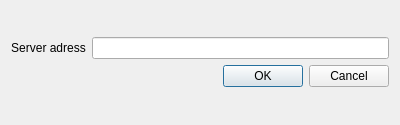
<?xml version="1.0" encoding="UTF-8"?>
<ui version="4.0">
 <class>ServerDialog</class>
 <widget class="QDialog" name="ServerDialog">
  <property name="windowModality">
   <enum>Qt::WindowModal</enum>
  </property>
  <property name="geometry">
   <rect>
    <x>0</x>
    <y>0</y>
    <width>400</width>
    <height>125</height>
   </rect>
  </property>
  <property name="windowTitle">
   <string>Server Dialog</string>
  </property>
  <layout class="QGridLayout" name="gridLayout_2">
   <item row="0" column="0">
    <layout class="QGridLayout" name="gridLayout">
     <item row="0" column="0">
      <widget class="QLabel" name="serverAdressLabel">
       <property name="text">
        <string>Server adress</string>
       </property>
       <property name="alignment">
        <set>Qt::AlignCenter</set>
       </property>
       <property name="wordWrap">
        <bool>false</bool>
       </property>
      </widget>
     </item>
     <item row="1" column="0" colspan="2">
      <widget class="QDialogButtonBox" name="buttonBox">
       <property name="orientation">
        <enum>Qt::Horizontal</enum>
       </property>
       <property name="standardButtons">
        <set>QDialogButtonBox::Cancel|QDialogButtonBox::Ok</set>
       </property>
      </widget>
     </item>
     <item row="0" column="1">
      <widget class="QLineEdit" name="serverAdressInput">
       <property name="placeholderText">
        <string/>
       </property>
      </widget>
     </item>
    </layout>
   </item>
  </layout>
 </widget>
 <resources/>
 <connections>
  <connection>
   <sender>buttonBox</sender>
   <signal>rejected()</signal>
   <receiver>ServerDialog</receiver>
   <slot>reject()</slot>
   <hints>
    <hint type="sourcelabel">
     <x>316</x>
     <y>260</y>
    </hint>
    <hint type="destinationlabel">
     <x>286</x>
     <y>274</y>
    </hint>
   </hints>
  </connection>
  <connection>
   <sender>buttonBox</sender>
   <signal>accepted()</signal>
   <receiver>ServerDialog</receiver>
   <slot>accept()</slot>
   <hints>
    <hint type="sourcelabel">
     <x>248</x>
     <y>254</y>
    </hint>
    <hint type="destinationlabel">
     <x>157</x>
     <y>274</y>
    </hint>
   </hints>
  </connection>
 </connections>
</ui>
